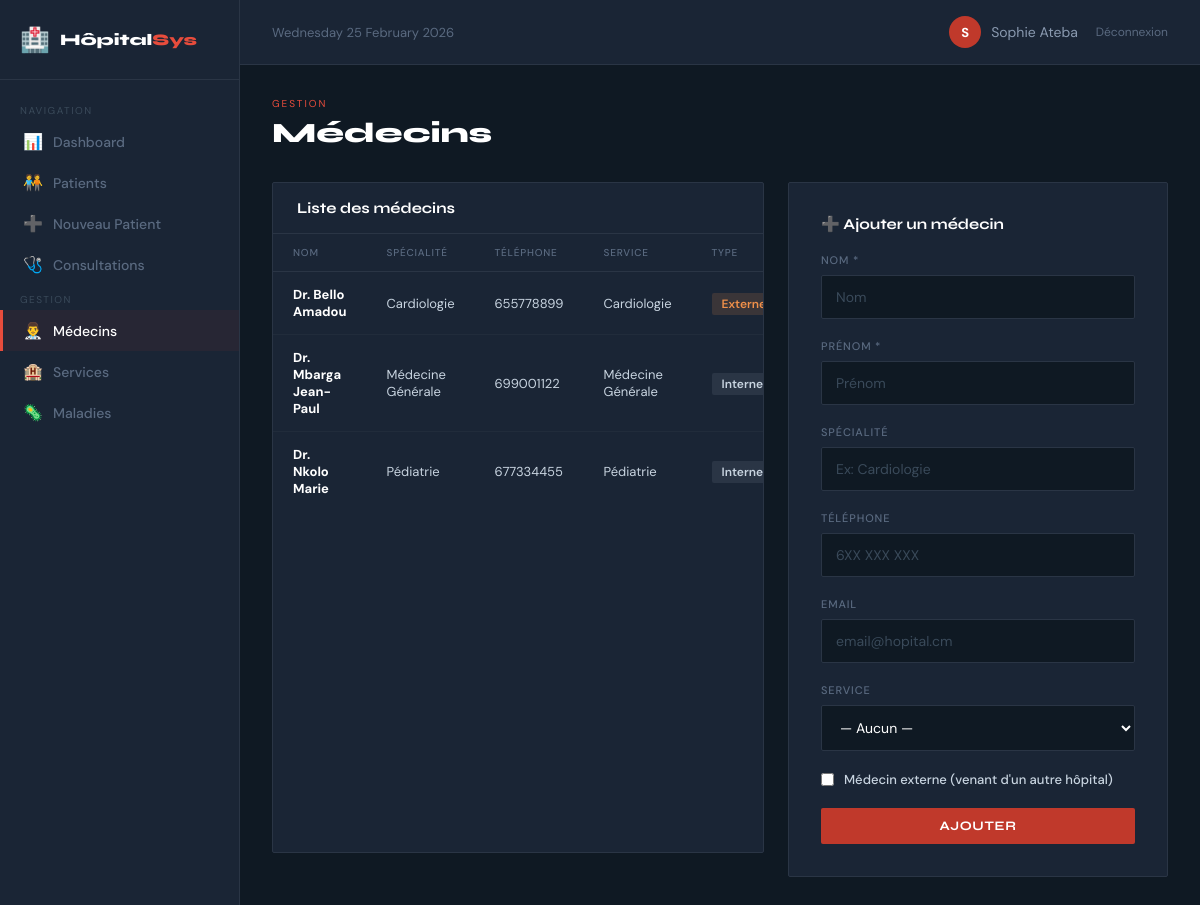
Page /pages/medecins.php (signed in) on the committed database.
### tables this page shows
CREATE TABLE medecin (
    id_medecin INT AUTO_INCREMENT PRIMARY KEY,
    nom VARCHAR(100) NOT NULL,
    prenom VARCHAR(100) NOT NULL,
    specialite VARCHAR(100),
    telephone VARCHAR(20),
    email VARCHAR(150),
    externe BOOLEAN DEFAULT FALSE,
    id_service INT,
    created_at TIMESTAMP DEFAULT CURRENT_TIMESTAMP,
    FOREIGN KEY (id_service) REFERENCES service(id_service) ON DELETE SET NULL
);

CREATE TABLE service (
    id_service INT AUTO_INCREMENT PRIMARY KEY,
    nom_service VARCHAR(100) NOT NULL,
    description TEXT,
    batiment VARCHAR(50),
    capacite INT DEFAULT 0,
    created_at TIMESTAMP DEFAULT CURRENT_TIMESTAMP
);

### includes/config.php (called while the page is built, shortened)
<?php
function sanitize($data) {
    return htmlspecialchars(strip_tags(trim($data)));
}
?>

### pages/medecins.php (the view, shortened to what this page needs)
<?php
require_once '../includes/config.php';
$db = getDB();
$medecins=$db->query("SELECT m.*,s.nom_service FROM medecin m LEFT JOIN service s ON m.id_service=s.id_service ORDER BY m.nom");
?>
<!DOCTYPE html>
<html lang="fr"><head><meta charset="UTF-8"><title>Médecins — HôpitalSys</title><?php include '../includes/head_styles.php'; ?></head>
<body>
<?php include '../includes/sidebar.php'; ?>
<div class="main"><?php include '../includes/topbar.php'; ?>
<div class="content">
  <div class="page-header"><div><div class="page-tag">Gestion</div><h1>Médecins</h1></div></div>
  <div style="display:grid;grid-template-columns:1fr 380px;gap:24px">
    <div class="card">
      <div class="card-head"><h3>Liste des médecins</h3></div>
      <table class="data-table">
        <thead><tr><th>Nom</th><th>Spécialité</th><th>Téléphone</th><th>Service</th><th>Type</th></tr></thead>
        <tbody>
          <?php while($m=$medecins->fetch_assoc()): ?>
          <tr>
            <td><strong style="color:white">Dr. <?=sanitize($m['nom'])?> <?=sanitize($m['prenom'])?></strong></td>
            <td><?=sanitize($m['specialite']??'—')?></td>
            <td><?=sanitize($m['telephone']??'—')?></td>
            <td><?=sanitize($m['nom_service']??'—')?></td>
            <td><span class="badge" style="<?=$m['externe']?'background:rgba(240,144,74,0.15);color:#f0904a':''?>"><?=$m['externe']?'Externe':'Interne'?></span></td>
          </tr>
          <?php endwhile; ?>
        </tbody>
      </table>
    </div>
    <div>
      <div class="form-card" style="max-width:100%">
        <div style="font-family:'Syne',sans-serif;font-weight:700;color:white;font-size:15px;margin-bottom:20px">➕ Ajouter un médecin</div>
        <form method="POST">
          <div class="form-group"><label>Nom *</label><input type="text" name="nom" placeholder="Nom" required></div>
          <div class="form-group"><label>Prénom *</label><input type="text" name="prenom" placeholder="Prénom" required></div>
          <div class="form-group"><label>Spécialité</label><input type="text" name="specialite" placeholder="Ex: Cardiologie"></div>
          <div class="form-group"><label>Téléphone</label><input type="tel" name="telephone" placeholder="6XX XXX XXX"></div>
          <div class="form-group"><label>Email</label><input type="email" name="email" placeholder="email@hopital.cm"></div>
          <div class="form-group"><label>Service</label>
            <select name="id_service"><option value="">— Aucun —</option>
            </select>
          </div>
          <div class="form-group" style="display:flex;align-items:center;gap:10px">
            <input type="checkbox" name="externe" id="ext" style="width:auto">
            <label for="ext" style="text-transform:none;letter-spacing:0;font-size:13px;color:#c8d4e0;margin:0">Médecin externe (venant d'un autre hôpital)</label>
          </div>
          <button type="submit" class="btn-primary" style="width:100%">Ajouter</button>
        </form>
      </div>
    </div>
  </div>
</div></div>
</body></html>

### includes/sidebar.php
<div class="sidebar">
  <div class="sidebar-logo">
    <div class="icon">🏥</div>
    <div class="name">Hôpital<span>Sys</span></div>
  </div>
  <div class="nav-label">Navigation</div>
  <?php $current = basename($_SERVER['PHP_SELF']); ?>
  <a href="dashboard.php" class="nav-item <?= $current=='dashboard.php'?'active':'' ?>"><span class="icon">📊</span> Dashboard</a>
  <a href="patients.php" class="nav-item <?= $current=='patients.php'?'active':'' ?>"><span class="icon">🧑‍🤝‍🧑</span> Patients</a>
  <a href="ajouter_patient.php" class="nav-item <?= $current=='ajouter_patient.php'?'active':'' ?>"><span class="icon">➕</span> Nouveau Patient</a>
  <a href="consultations.php" class="nav-item <?= $current=='consultations.php'?'active':'' ?>"><span class="icon">🩺</span> Consultations</a>
  <div class="nav-label">Gestion</div>
  <a href="medecins.php" class="nav-item <?= $current=='medecins.php'?'active':'' ?>"><span class="icon">👨‍⚕️</span> Médecins</a>
  <a href="services.php" class="nav-item <?= $current=='services.php'?'active':'' ?>"><span class="icon">🏨</span> Services</a>
  <a href="maladies.php" class="nav-item <?= $current=='maladies.php'?'active':'' ?>"><span class="icon">🦠</span> Maladies</a>
</div>

### includes/topbar.php
<div class="topbar">
  <div style="font-size:13px;color:#5a6a80;">
    <?php echo date('l d F Y'); ?>
  </div>
  <div class="topbar-user">
    <div class="topbar-avatar"><?= strtoupper(substr($_SESSION['user_nom'],0,1)) ?></div>
    <span><?= sanitize($_SESSION['user_nom']) ?></span>
    <a href="../logout.php" class="logout">Déconnexion</a>
  </div>
</div>

### includes/head_styles.php (style rules this page uses)
* { margin:0; padding:0; box-sizing:border-box; }
body { font-family:'DM Sans',sans-serif; background:#0f1923; color:#c8d4e0; display:flex; min-height:100vh; }
.sidebar { width: 240px; min-height:100vh; background:#1a2535; border-right:1px solid #2a3545; padding:24px 0; flex-shrink:0; position:fixed; left:0; top:0; bottom:0; overflow-y:auto; z-index:10; }
.sidebar-logo { display:flex; align-items:center; gap:10px; padding:0 20px 24px; border-bottom:1px solid #2a3545; margin-bottom:16px; }
.sidebar-logo .icon { font-size:24px; }
.sidebar-logo .name { font-family:'Syne',sans-serif; font-weight:800; font-size:16px; color:white; }
.sidebar-logo .name span { color:#e74c3c; }
.nav-label { font-size:10px; letter-spacing:0.15em; text-transform:uppercase; color:#3a4a5a; padding:8px 20px 4px; }
.nav-item { display:flex; align-items:center; gap:10px; padding:10px 20px; color:#5a6a80; text-decoration:none; font-size:14px; font-weight:500; transition:all 0.15s; border-left:3px solid transparent; }
.nav-item.active { color:white; border-left-color:#e74c3c; background:rgba(192,57,43,0.08); }
.nav-item .icon { font-size:16px; }
.main { margin-left:240px; flex:1; display:flex; flex-direction:column; }
.topbar { background:#1a2535; border-bottom:1px solid #2a3545; padding:16px 32px; display:flex; align-items:center; justify-content:space-between; position:sticky; top:0; z-index:5; }
.topbar-user { display:flex; align-items:center; gap:10px; font-size:14px; color:#8a9ab0; }
.topbar-avatar { width:32px; height:32px; background:#c0392b; border-radius:50%; display:flex; align-items:center; justify-content:center; font-size:13px; font-weight:700; color:white; }
.logout { color:#5a6a80; font-size:12px; text-decoration:none; margin-left:8px; }
.content { padding:32px; }
.page-header { display:flex; align-items:flex-start; justify-content:space-between; margin-bottom:32px; }
.page-tag { font-size:10px; letter-spacing:0.2em; text-transform:uppercase; color:#e74c3c; margin-bottom:6px; }
.page-header h1 { font-family:'Syne',sans-serif; font-size:28px; font-weight:800; color:white; }
.card { background:#1a2535; border:1px solid #2a3545; border-radius:2px; margin-bottom:24px; overflow:hidden; }
.card-head { padding:16px 24px; border-bottom:1px solid #2a3545; display:flex; align-items:center; justify-content:space-between; }
.card-head h3 { font-family:'Syne',sans-serif; font-size:15px; font-weight:700; color:white; }
.data-table { width:100%; border-collapse:collapse; font-size:13px; }
.data-table th { text-align:left; padding:12px 20px; color:#5a6a80; font-size:10px; text-transform:uppercase; letter-spacing:0.08em; border-bottom:1px solid #2a3545; font-weight:500; }
.data-table td { padding:14px 20px; border-bottom:1px solid rgba(255,255,255,0.03); }
.data-table tr:last-child td { border-bottom:none; }
.badge { background:#2a3545; color:#c8d4e0; padding:3px 10px; border-radius:2px; font-size:12px; font-weight:600; }
.btn-primary { background:#c0392b; color:white; padding:10px 20px; border-radius:2px; text-decoration:none; font-family:'Syne',sans-serif; font-size:13px; font-weight:700; text-transform:uppercase; letter-spacing:0.05em; border:none; cursor:pointer; display:inline-block; transition:background 0.2s; }
.form-card { background:#1a2535; border:1px solid #2a3545; border-radius:2px; padding:32px; max-width:760px; }
.form-group { margin-bottom:20px; }
.form-group label { display:block; font-size:11px; font-weight:500; color:#5a6a80; text-transform:uppercase; letter-spacing:0.08em; margin-bottom:8px; }
.form-group input, .form-group select, .form-group textarea { width:100%; background:#0f1923; border:1px solid #2a3545; border-radius:2px; padding:12px 14px; color:white; font-family:'DM Sans',sans-serif; font-size:14px; transition:border-color 0.2s; }
.form-group select option { background:#1a2535; }
.form-group input::placeholder, .form-group textarea::placeholder { color:#3a4a5a; }

### rows in the picture
medecin: nom "Bello", prenom "Amadou", specialite "Cardiologie", telephone "655778899", id_service.nom_service "Cardiologie", externe "Externe"
medecin: nom "Mbarga", prenom "Jean-Paul", specialite "Médecine Générale", telephone "699001122", id_service.nom_service "Médecine Générale", externe "Interne"
medecin: nom "Nkolo", prenom "Marie", specialite "Pédiatrie", telephone "677334455", id_service.nom_service "Pédiatrie", externe "Interne"

### other values in the picture
substr($_SESSION['user_nom'],0,1) "S"
$_SESSION['user_nom'] "Sophie Ateba"
